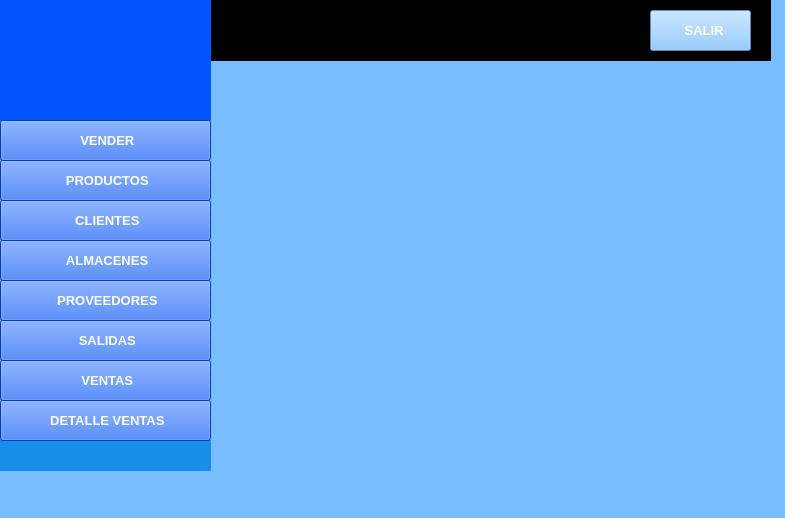
<?xml version="1.0" encoding="UTF-8"?>
<ui version="4.0">
 <class>MainWindow</class>
 <widget class="QMainWindow" name="MainWindow">
  <property name="geometry">
   <rect>
    <x>0</x>
    <y>0</y>
    <width>785</width>
    <height>518</height>
   </rect>
  </property>
  <property name="font">
   <font>
    <weight>75</weight>
    <bold>true</bold>
   </font>
  </property>
  <property name="windowTitle">
   <string>MainWindow</string>
  </property>
  <property name="styleSheet">
   <string notr="true">background-color: rgb(120, 190, 255);</string>
  </property>
  <widget class="QWidget" name="centralwidget">
   <widget class="QPushButton" name="btnVender">
    <property name="geometry">
     <rect>
      <x>0</x>
      <y>120</y>
      <width>211</width>
      <height>41</height>
     </rect>
    </property>
    <property name="font">
     <font>
      <pointsize>10</pointsize>
      <weight>75</weight>
      <bold>true</bold>
     </font>
    </property>
    <property name="styleSheet">
     <string notr="true">background-color: rgb(0, 85, 255);
color: rgb(255, 255, 255);</string>
    </property>
    <property name="text">
     <string> VENDER</string>
    </property>
    <property name="icon">
     <iconset>
      <normaloff>../IMG/vender.png</normaloff>../IMG/vender.png</iconset>
    </property>
   </widget>
   <widget class="QPushButton" name="btnProductos">
    <property name="geometry">
     <rect>
      <x>0</x>
      <y>160</y>
      <width>211</width>
      <height>41</height>
     </rect>
    </property>
    <property name="font">
     <font>
      <pointsize>10</pointsize>
      <weight>75</weight>
      <bold>true</bold>
     </font>
    </property>
    <property name="styleSheet">
     <string notr="true">background-color: rgb(0, 85, 255);
color: rgb(255, 255, 255);</string>
    </property>
    <property name="text">
     <string> PRODUCTOS</string>
    </property>
    <property name="icon">
     <iconset>
      <normaloff>../IMG/producto.png</normaloff>../IMG/producto.png</iconset>
    </property>
   </widget>
   <widget class="QPushButton" name="btnClientes">
    <property name="geometry">
     <rect>
      <x>0</x>
      <y>200</y>
      <width>211</width>
      <height>41</height>
     </rect>
    </property>
    <property name="font">
     <font>
      <pointsize>10</pointsize>
      <weight>75</weight>
      <bold>true</bold>
     </font>
    </property>
    <property name="styleSheet">
     <string notr="true">color: rgb(255, 255, 255);
background-color: rgb(0, 85, 255);</string>
    </property>
    <property name="text">
     <string> CLIENTES</string>
    </property>
    <property name="icon">
     <iconset>
      <normaloff>../IMG/user.png</normaloff>../IMG/user.png</iconset>
    </property>
   </widget>
   <widget class="QPushButton" name="btnAlmacenes">
    <property name="geometry">
     <rect>
      <x>0</x>
      <y>240</y>
      <width>211</width>
      <height>41</height>
     </rect>
    </property>
    <property name="font">
     <font>
      <pointsize>10</pointsize>
      <weight>75</weight>
      <bold>true</bold>
     </font>
    </property>
    <property name="styleSheet">
     <string notr="true">background-color: rgb(0, 85, 255);
color: rgb(255, 255, 255);</string>
    </property>
    <property name="text">
     <string> ALMACENES</string>
    </property>
    <property name="icon">
     <iconset>
      <normaloff>../IMG/almacen.png</normaloff>../IMG/almacen.png</iconset>
    </property>
   </widget>
   <widget class="QPushButton" name="btnProveedores">
    <property name="geometry">
     <rect>
      <x>0</x>
      <y>280</y>
      <width>211</width>
      <height>41</height>
     </rect>
    </property>
    <property name="font">
     <font>
      <pointsize>10</pointsize>
      <weight>75</weight>
      <bold>true</bold>
     </font>
    </property>
    <property name="styleSheet">
     <string notr="true">background-color: rgb(0, 85, 255);
color: rgb(255, 255, 255);</string>
    </property>
    <property name="text">
     <string> PROVEEDORES</string>
    </property>
    <property name="icon">
     <iconset>
      <normaloff>../IMG/proveedor.png</normaloff>../IMG/proveedor.png</iconset>
    </property>
   </widget>
   <widget class="QPushButton" name="btnSalidas">
    <property name="geometry">
     <rect>
      <x>0</x>
      <y>320</y>
      <width>211</width>
      <height>41</height>
     </rect>
    </property>
    <property name="font">
     <font>
      <pointsize>10</pointsize>
      <weight>75</weight>
      <bold>true</bold>
     </font>
    </property>
    <property name="styleSheet">
     <string notr="true">background-color: rgb(0, 85, 255);
color: rgb(255, 255, 255);</string>
    </property>
    <property name="text">
     <string> SALIDAS</string>
    </property>
    <property name="icon">
     <iconset>
      <normaloff>../IMG/ingreso y salida.png</normaloff>../IMG/ingreso y salida.png</iconset>
    </property>
   </widget>
   <widget class="QPushButton" name="btnVentas">
    <property name="geometry">
     <rect>
      <x>0</x>
      <y>360</y>
      <width>211</width>
      <height>41</height>
     </rect>
    </property>
    <property name="font">
     <font>
      <pointsize>10</pointsize>
      <weight>75</weight>
      <bold>true</bold>
     </font>
    </property>
    <property name="styleSheet">
     <string notr="true">background-color: rgb(0, 85, 255);
color: rgb(255, 255, 255);</string>
    </property>
    <property name="text">
     <string> VENTAS</string>
    </property>
    <property name="icon">
     <iconset>
      <normaloff>../IMG/ingreso y salida.png</normaloff>../IMG/ingreso y salida.png</iconset>
    </property>
   </widget>
   <widget class="QPushButton" name="btnDetalleVentas">
    <property name="geometry">
     <rect>
      <x>0</x>
      <y>400</y>
      <width>211</width>
      <height>41</height>
     </rect>
    </property>
    <property name="font">
     <font>
      <pointsize>10</pointsize>
      <weight>75</weight>
      <bold>true</bold>
     </font>
    </property>
    <property name="styleSheet">
     <string notr="true">background-color: rgb(0, 85, 255);
color: rgb(255, 255, 255);</string>
    </property>
    <property name="text">
     <string> DETALLE VENTAS</string>
    </property>
    <property name="icon">
     <iconset>
      <normaloff>../IMG/punto-de-venta.png</normaloff>../IMG/punto-de-venta.png</iconset>
    </property>
   </widget>
   <widget class="QPushButton" name="btnSalir">
    <property name="geometry">
     <rect>
      <x>650</x>
      <y>10</y>
      <width>101</width>
      <height>41</height>
     </rect>
    </property>
    <property name="font">
     <font>
      <pointsize>10</pointsize>
      <weight>75</weight>
      <bold>true</bold>
     </font>
    </property>
    <property name="styleSheet">
     <string notr="true">
color: rgb(255, 255, 255);</string>
    </property>
    <property name="text">
     <string>  SALIR</string>
    </property>
    <property name="icon">
     <iconset>
      <normaloff>../IMG/letra-x (1).png</normaloff>../IMG/letra-x (1).png</iconset>
    </property>
    <property name="checkable">
     <bool>false</bool>
    </property>
    <property name="autoRepeat">
     <bool>false</bool>
    </property>
   </widget>
   <widget class="QLabel" name="label">
    <property name="geometry">
     <rect>
      <x>0</x>
      <y>0</y>
      <width>211</width>
      <height>121</height>
     </rect>
    </property>
    <property name="styleSheet">
     <string notr="true">background-color: rgb(0, 85, 255);
</string>
    </property>
    <property name="text">
     <string/>
    </property>
    <property name="pixmap">
     <pixmap>../../../../Downloads/descarga (2).jpg</pixmap>
    </property>
    <property name="scaledContents">
     <bool>true</bool>
    </property>
   </widget>
   <widget class="QLabel" name="label_2">
    <property name="geometry">
     <rect>
      <x>210</x>
      <y>0</y>
      <width>561</width>
      <height>61</height>
     </rect>
    </property>
    <property name="styleSheet">
     <string notr="true">background-color: rgb(0, 0, 0);</string>
    </property>
    <property name="text">
     <string/>
    </property>
   </widget>
   <widget class="QLabel" name="label_3">
    <property name="geometry">
     <rect>
      <x>0</x>
      <y>440</y>
      <width>211</width>
      <height>31</height>
     </rect>
    </property>
    <property name="styleSheet">
     <string notr="true">background-color: rgb(23, 143, 234);</string>
    </property>
    <property name="text">
     <string/>
    </property>
   </widget>
   <zorder>label_2</zorder>
   <zorder>label</zorder>
   <zorder>btnSalir</zorder>
   <zorder>label_3</zorder>
   <zorder>btnVender</zorder>
   <zorder>btnProductos</zorder>
   <zorder>btnClientes</zorder>
   <zorder>btnAlmacenes</zorder>
   <zorder>btnProveedores</zorder>
   <zorder>btnSalidas</zorder>
   <zorder>btnVentas</zorder>
   <zorder>btnDetalleVentas</zorder>
  </widget>
  <widget class="QMenuBar" name="menubar">
   <property name="geometry">
    <rect>
     <x>0</x>
     <y>0</y>
     <width>785</width>
     <height>26</height>
    </rect>
   </property>
  </widget>
  <widget class="QStatusBar" name="statusbar"/>
 </widget>
 <resources/>
 <connections/>
</ui>
